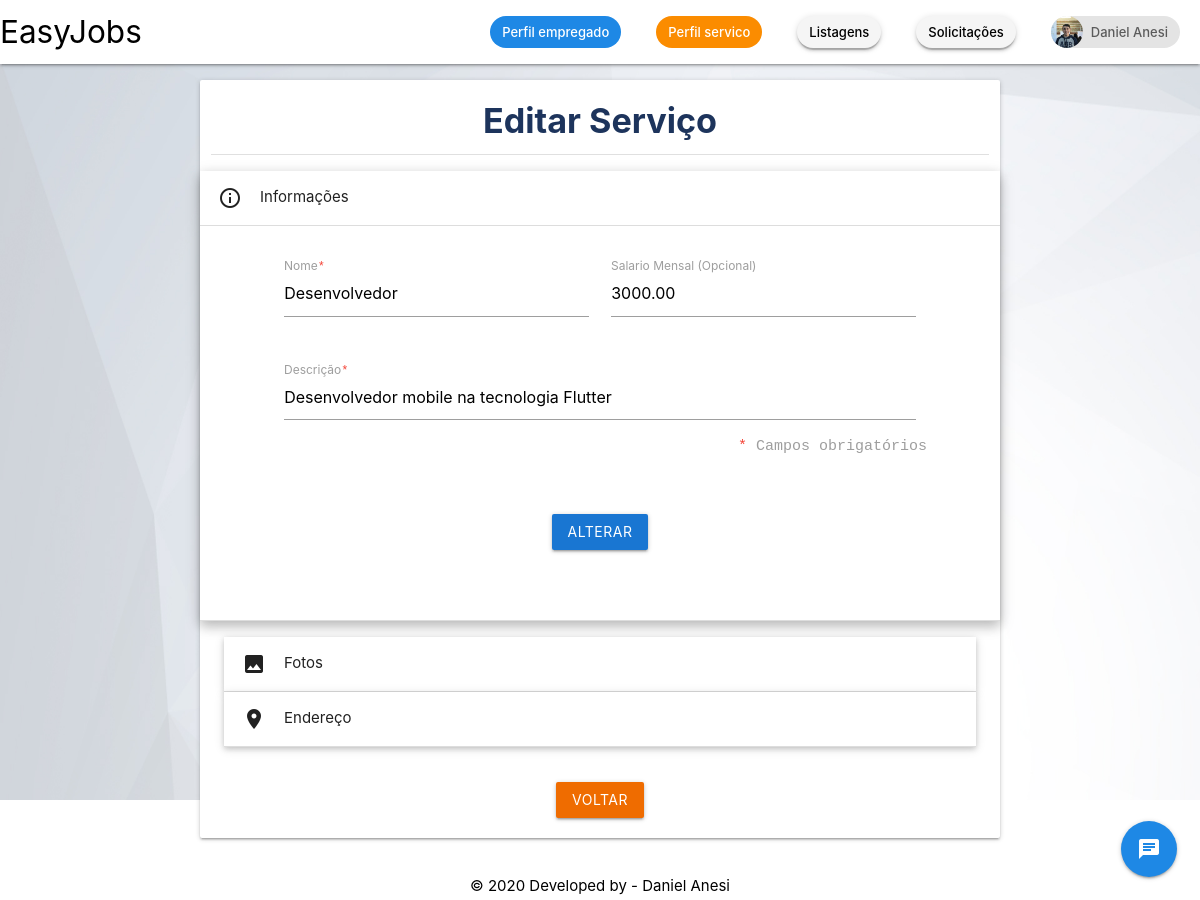
Screenshot of /Tela/editarServico.php?id_servico=4&info (signed in) with the database file from the repository.
### tables this page shows
CREATE TABLE `servico` (
  `id_servico` int(11) NOT NULL,
  `nome` varchar(255) NOT NULL,
  `descricao` varchar(255) NOT NULL,
  `salario` decimal(7,2) DEFAULT NULL,
  `id_endereco` int(11) DEFAULT NULL,
  `id_usuario` int(11) NOT NULL,
  `status` varchar(220) NOT NULL DEFAULT 'pendente',
  `motivo` varchar(220) DEFAULT NULL,
  `deletado` int(1) DEFAULT 0
);

### Controle/ServicoPDO.php (called while the page is built, shortened)
<?php
include_once __DIR__ . '/../Modelo/Servico.php';
class ServicoPDO
{
    public function selectServicoId_servico($id_servico)
    {
        $con = new conexao();
        $pdo = $con->getConexao();
        $stmt = $pdo->prepare('select * from servico where id_servico = :id_servico;');
        $stmt->bindValue(':id_servico', $id_servico);
        $stmt->execute();
        if ($stmt->rowCount() > 0) {
            return $stmt;
        } else {
            return false;
        }
    }
}

### Modelo/Servico.php (called while the page is built, shortened)
<?php
class Servico
{
    private $nome;
    private $descricao;
    private $salario;
    public function __construct()
    {
        if (func_num_args() != 0) {
            $atributos = func_get_args()[0];
        }
    }
    public function getNome()
    {
        return $this->nome;
    }
    public function getDescricao()
    {
        return $this->descricao;
    }
    public function getSalario()
    {
        return $this->salario;
    }
}

### Tela/editarServico.php (the view, shortened to what this page needs)
<!DOCTYPE html>
<html>
<head>
    <?php
        include_once '../Base/header.php';
    ?>
<body class="homeimg">
<?php
    include_once '../Controle/ServicoPDO.php';
    $Servico = new servicoPDO();
    $stmt = $Servico->selectServicoId_servico($_GET['id_servico']);
    $servico = new Servico($stmt->fetch());
?>
<main>
    <div class="row" style="margin-top: 1vh;">
        <div class="card col l8 offset-l2 m10 offset-m1 s12">
            <h4 class="textoCorPadrao2 center">Editar Serviço</h4>
            <div class="divider"></div>
            <div class="row center">
                <ul class="collapsible popout">
                    <li <?= isset($_GET['info']) ? "class='active'" : "" ?>>
                        <div class="collapsible-header"><i class="material-icons">info_outline</i>Informações</div>
                        <div class="collapsible-body">
                            <div class="row">
                                <form action="../Controle/ServicoControle.php?function=editar" method="post">
                                    <div class="row">
                                        <div class="input-field col s5 m5 s10 offset-l1 offset-m1 offset-s1">
                                            <input type="text" name="nome" id="nome" required
                                                   value="<?= $servico->getNome() ?>">
                                            <label for="nome">Nome<samp class="red-text">*</samp></label>
                                        </div>
                                        <div class="input-field col s5 m5 s10 offset-s1">
                                            <input type="text" name="salario" step="0.01" min="0" id="salario"
                                                   value="<?= $servico->getSalario() ?>">
                                            <label for="salario">Salario Mensal (Opcional)</label>
                                        </div>
                                    </div>
                                    <div class="row">
                                        <div class="input-field col l10 m10 s10 offset-l1 offset-s1 offset-m1">
                                        <textarea id="textarea1" class="materialize-textarea" required
                                                  name="descricao"><?= $servico->getDescricao() ?></textarea>
                                            <label for="textarea1">Descrição<samp class="red-text">*</samp></label>
                                            <div class="row right">
                                                <samp class="red-text">*</samp><samp class="grey-text"> Campos
                                                    obrigatórios</samp>
                                            </div>
                                        </div>
                                    </div>
                                    <div class="row center">
                                        <input type="submit" class="btn corPadrao2" value="Alterar">
                                    </div>
                                </form>
                            </div>
                        </div>
                    </li>
                    <li <?= isset($_GET['foto']) ? "class='active'" : "" ?>>
                        <div class="collapsible-header"><i class="material-icons">photo</i>Fotos</div>
                    </li>
                    <li <?= isset($_GET['endereco']) ? "class='active'" : "" ?>>
                        <div class="collapsible-header"><i class="material-icons">location_on</i>Endereço</div>
                    </li>
                </ul>
            </div>
            <div class="row center">
                <a href="../Tela/perfilServico.php" class="corPadrao3 btn">Voltar</a>
            </div>
        </div>
    </div>
</main>
<?php
    include_once '../Base/footer.php';
?>
</body>
</html>

### css/custom.css (style rules this page uses)
body { display: flex; max-width: 100vw; min-height: 100vh; flex-direction: column; background-image: url('../Img/bg1.jpg'); background-size: 100vw 100vh; background-repeat: no-repeat; background-attachment: fixed; }
main { flex: 1 0 auto; }
.corPadrao2 { background: #1976d2 !important; }
.corPadrao3 { background: #ef6c00; }
.textoCorPadrao2 { color: #1D345C; font-weight: bold; }

### rows the page displays
servico: nome "Desenvolvedor", salario "3000.00", descricao "Desenvolvedor mobile na tecnologia Flutter"

### other values shown
$usuario->getNome() "Daniel Anesi"
